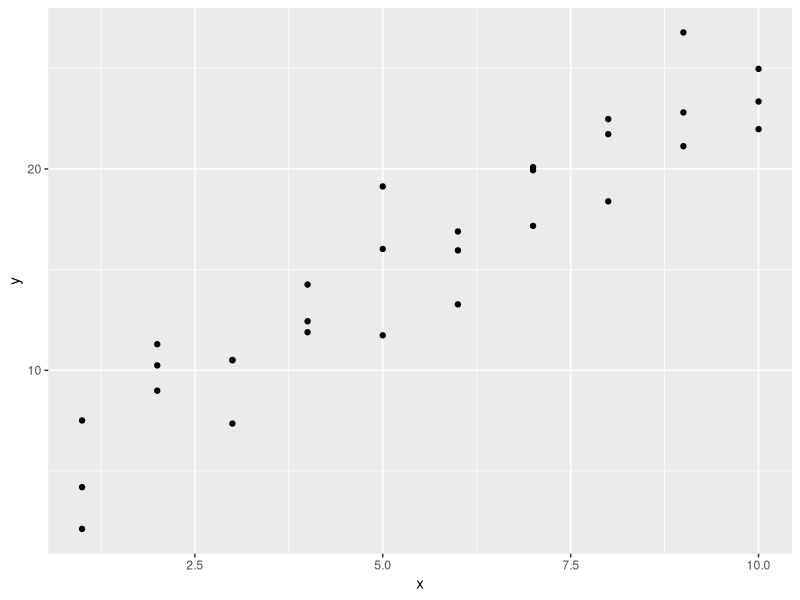

Reproduce this figure in R.
# write your code below and then press the RUN CODE button
# for graphical output press the "Refresh Plot" link
 
library(tidyverse)
library(modelr)
options(na.action = na.warn)

ggplot(sim1, aes(x, y)) + geom_point()